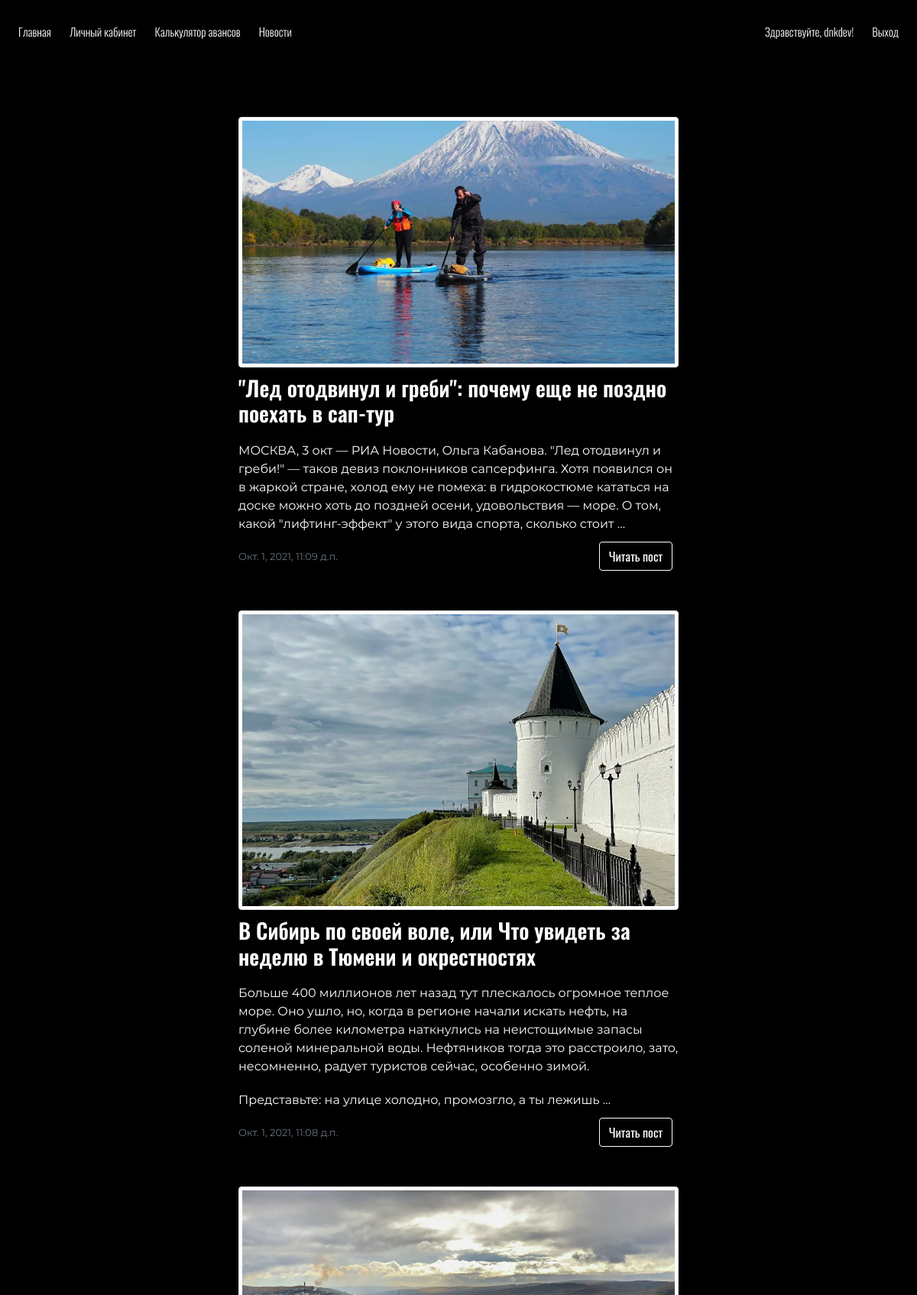
The page /news/ (signed in, upper part) on the database as committed earlier.
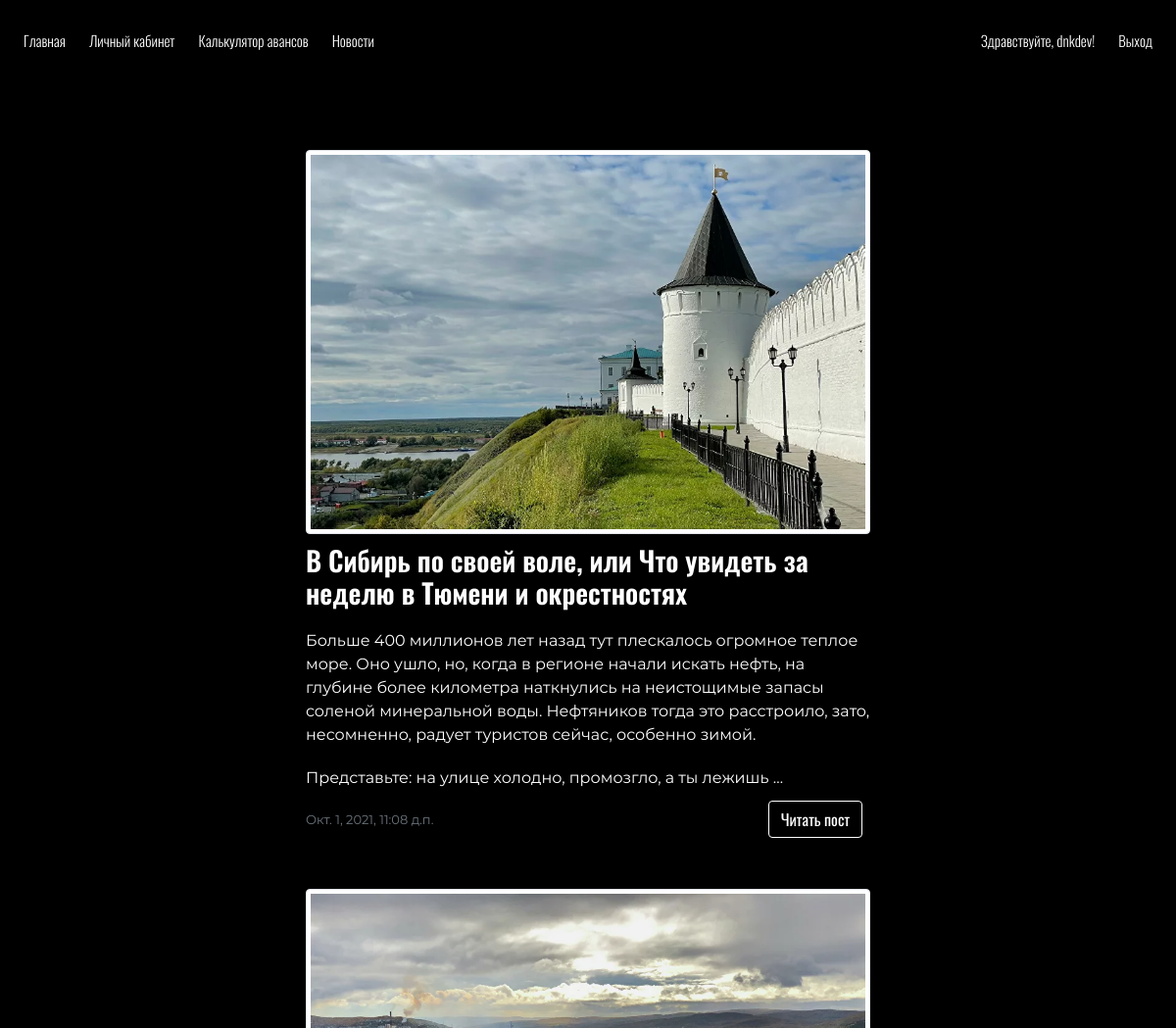
The same page on the database as committed later.
### news/models.py (models this page shows, shortened)
class News(models.Model):
    title = models.CharField(max_length=150, verbose_name='Название статьи')
    content = models.TextField(verbose_name='Контент статьи')
    created_at = models.DateTimeField(verbose_name='Дата публикации', auto_now_add=True)
    updated_at = models.DateTimeField(verbose_name='Дата обновления', auto_now=True)
    is_published = models.BooleanField(verbose_name='Опубликовано', default=True)
    image = models.ImageField(verbose_name='Изображение', upload_to = 'images/%Y/%m/%d', blank=True)
    user_visible = models.ManyToManyField(User, verbose_name='Статья для пользователя', blank=True)
    slug = models.SlugField(max_length=255, unique=True, db_index=True, verbose_name='URL', null=True, blank=True)
    class Meta:
        verbose_name = 'Cтатья'
        verbose_name_plural = 'Статьи'
        ordering = ['-created_at']

### news/views.py (the view)
# urls.py: path('', NewsPage.as_view(), name='news'),
class NewsPage(ListView):
    template_name = 'news/news.html'
    context_object_name = 'news'
    def get_queryset(self):
        news = News.objects.filter(user_visible__username = self.request.user)
        return news
    def get_context_data(self, **kwargs):
        context = super().get_context_data(**kwargs)
        context['title'] = 'DNK Music'
        return context

### news/templates/news/news.html (shortened to what this page needs)
{% extends 'base.html' %}
{% block header %}
{% include 'inc/_nav.html' %}
{% endblock %}
{% block body %}
{% if news %}
    <div class="container-xxl !direction !spacing">
        <div class="row">
            <div class="col"></div>
            <div class="col-md-6 news">
                {% for item in news %}
                    {% if item.is_published %}
                        <div>
                            {% if item.image %}
                                <img class="img-fluid img-thumbnail" src="{{ item.image.url }}" alt="">
                            {% endif %}
                            <h3>{{ item.title }}</h3>
                            <p>{{ item.content|linebreaks|truncatewords:50 }}</p>
                            <div class="row news-footer">
                                <div class="col-md-6 text-muted">
                                    {{ item.created_at }}
                                </div>
                                <div class="col-md-6">
                                    <button type="button" class="btn button middle-text" data-bs-toggle="modal" data-bs-target="#fullPost{{ item.id }}">
                                        Читать пост
                                    </button>
                                </div>
                            </div>
                        </div>
                    {% endif %}
                {% endfor %}
            </div>
            <div class="col"></div>
        </div>
    </div>
{% endif %}
{% endblock %}

Rows that differ between the two databases and show on the page:
no longer on this page (row edited): News: image (picture), title "\"Лед отодвинул и греби\": почему еще не поздно поехать в сап-тур", content "МОСКВА, 3 окт — РИА Новости, Ольга Кабанова. \"Лед отодвинул и греби!\" — таков девиз поклонников сапсерфинга. Хотя появился он в жаркой стране, холод ему не помеха: в гидрокостюме кататься на доске можно хоть до поздней осени, удовольствия — море. О том, какой \"лифтинг-эффект\" у этого вида спорта, сколько стоит …", created_at "Окт. 1, 2021, 11:09 д.п."
